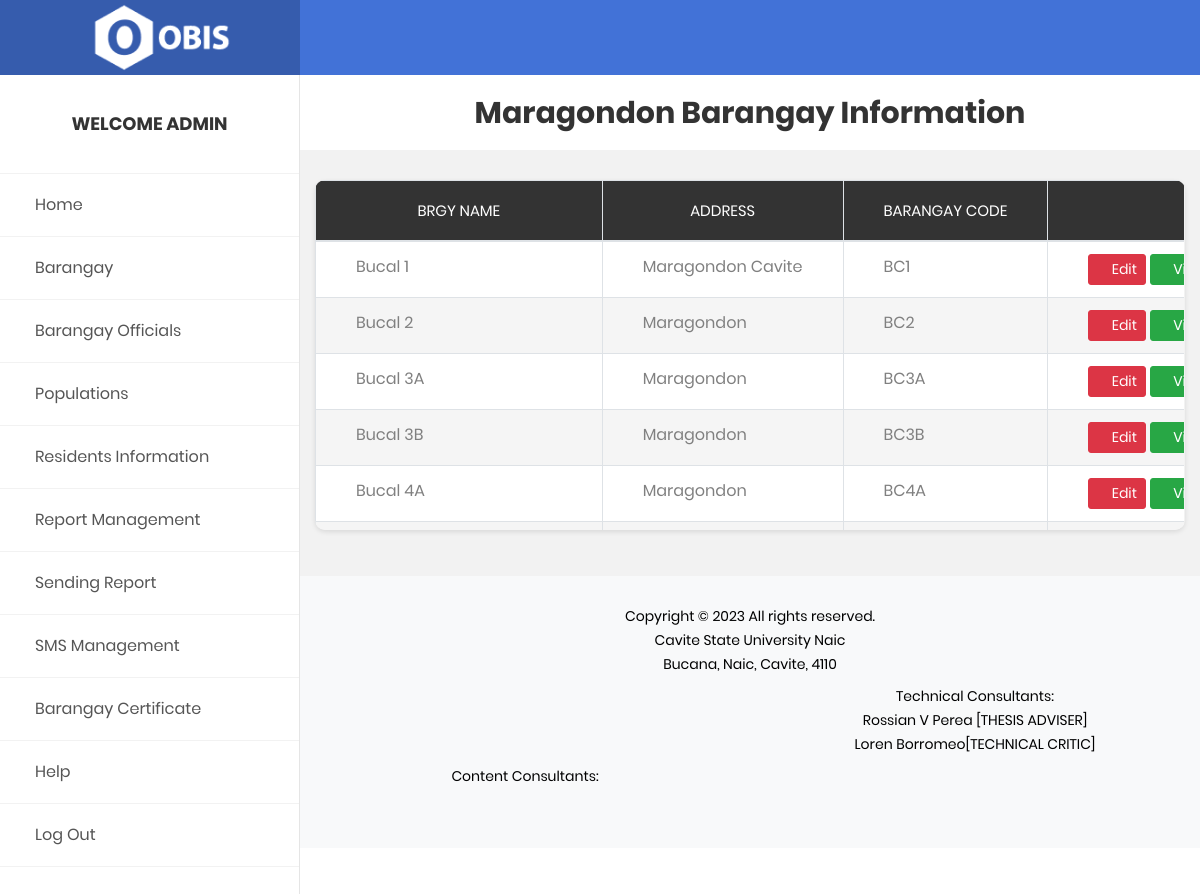
The page /admin/brgy_info.php (signed in) on the database its author committed.
### tables this page shows
CREATE TABLE `brgy_code_tbl` (
  `id` int(100) NOT NULL,
  `brgy_name` varchar(100) NOT NULL,
  `address` varchar(255) NOT NULL,
  `brgy_code` varchar(100) NOT NULL
);

### admin/brgy_info.php (the view, shortened to what this page needs)
<?php
    include('include/function/config.php');
$sql = "SELECT * FROM `brgy_code_tbl` ORDER BY brgy_name";
$stmt = $db->prepare($sql);
$stmt->execute();
$result = $stmt->get_result();
include('include/admin/header.php');
?>
    <div class="page-wrapper">
    <?php include('include/admin/sidebar.php'); ?>
        <div class="page-container2">
            <header class="header-desktop2">
            </header>
            <section class="au-breadcrumb m-t-75">
                <div class="section__content section__content--p30">
                    <div class="container-fluid">
                        <div class="row">
                            <div class="col-md-12">
                                <div class="au-breadcrumb-content">
                                    <div class="au-breadcrumb-left mx-auto">
                                      <h2 class="text-center">Maragondon Barangay Information</h2>
                                    </div>
                                </div>
                            </div>
                        </div>
                    </div>
                </div>
            </section>
              <div class="main-contents m-t-30">
                <div class="section__content section__content--p20">
                    <div class="container-fluid">
                        <div class="row">
                            <div class="col-lg-12">
                                <div class="table-responsive table--no-card m-b-30">
            <table class="table table-bordered table-striped table-earning table-wrapper-scroll-y">
                <thead>
                    <tr>
                        <th class="text-center" width="35%">BRGY NAME</th>
                        <th class="text-center" width="35%">ADDRESS</th>
                        <th class="text-center" width="20%">BARANGAY CODE</th>
                        <th class="text-center" width="100%">ACTION</th>
                    </tr>
                </thead>
                <tbody>
                    <?php
                        while ($data = $result->fetch_assoc())
                        { ?>
                    <tr>
                        <td><?php echo $data['brgy_name']; ?></td>
                        <td><?php echo $data['address']; ?></td>
                        <td><?php echo $data['brgy_code']; ?></td>
                        <td class="text-center"><a href="edit_brgy_info.php?edit_brgy=<?php echo $data['id']; ?>" class="btn btn-danger btn-sm"><i class="fa fa-pencil-square-o" aria-hidden="true"></i> Edit</a>
                            <a href="user_account_list.php?view_account=<?php echo $data['brgy_code']; ?>" class="btn btn-success btn-sm"><i class="fa fa-eye" aria-hidden="true"></i> View Account</a>
                        </td>
                    </tr>
                <?php
                    }
                    ?>
                </tbody>
            </table>
                                </div>
                            </div>
                        </div>
                <?php include('include/admin/footer2.php'); ?>
                    </div>
                </div>
            </div>
    </div>
<?php include('include/admin/footer.php'); ?>

### rows shown on the page
brgy_code_tbl: brgy_name "Bucal 1", address "Maragondon Cavite", brgy_code "BC1"
brgy_code_tbl: brgy_name "Bucal 2", address "Maragondon", brgy_code "BC2"
brgy_code_tbl: brgy_name "Bucal 3A", address "Maragondon", brgy_code "BC3A"
brgy_code_tbl: brgy_name "Bucal 3B", address "Maragondon", brgy_code "BC3B"
brgy_code_tbl: brgy_name "Bucal 4A", address "Maragondon", brgy_code "BC4A"
